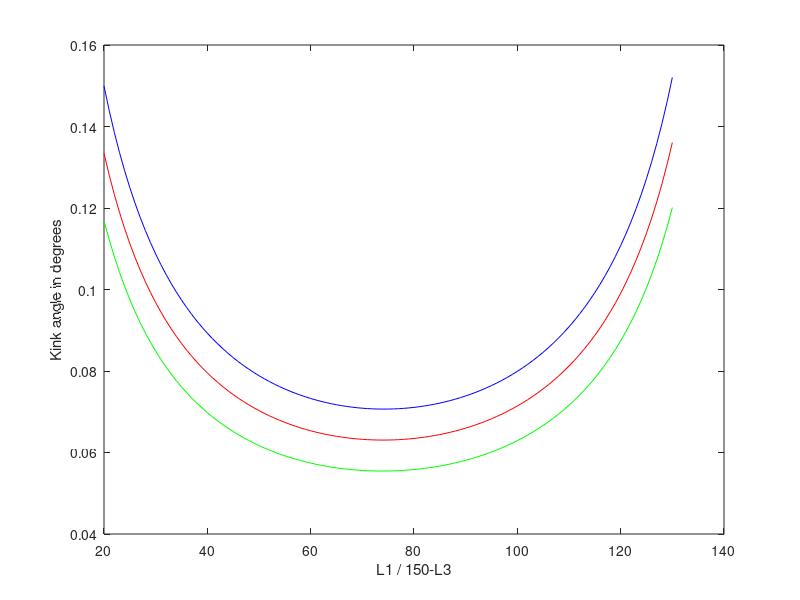

Source code (MATLAB):
% testing a fomula!
clear all;close all;clc;

b=0.03;
t=0.003;
o=0.06;
L1=20:130;
L2=0.8;
L3=150-L1;

phi=atand((b/2+t+o/2)*(L1+L2+L3)./(L3+L2)./L1-t./L1);

plot(L1,phi,'b')
xlabel('L1 / 150-L3')
ylabel('Kink angle in degrees')

hold on

o=0.05;
phi=atand((b/2+t+o/2)*(L1+L2+L3)./(L3+L2)./L1-t./L1);

plot(L1,phi,'r')


o=0.04;
phi=atand((b/2+t+o/2)*(L1+L2+L3)./(L3+L2)./L1-t./L1);

plot(L1,phi,'g')